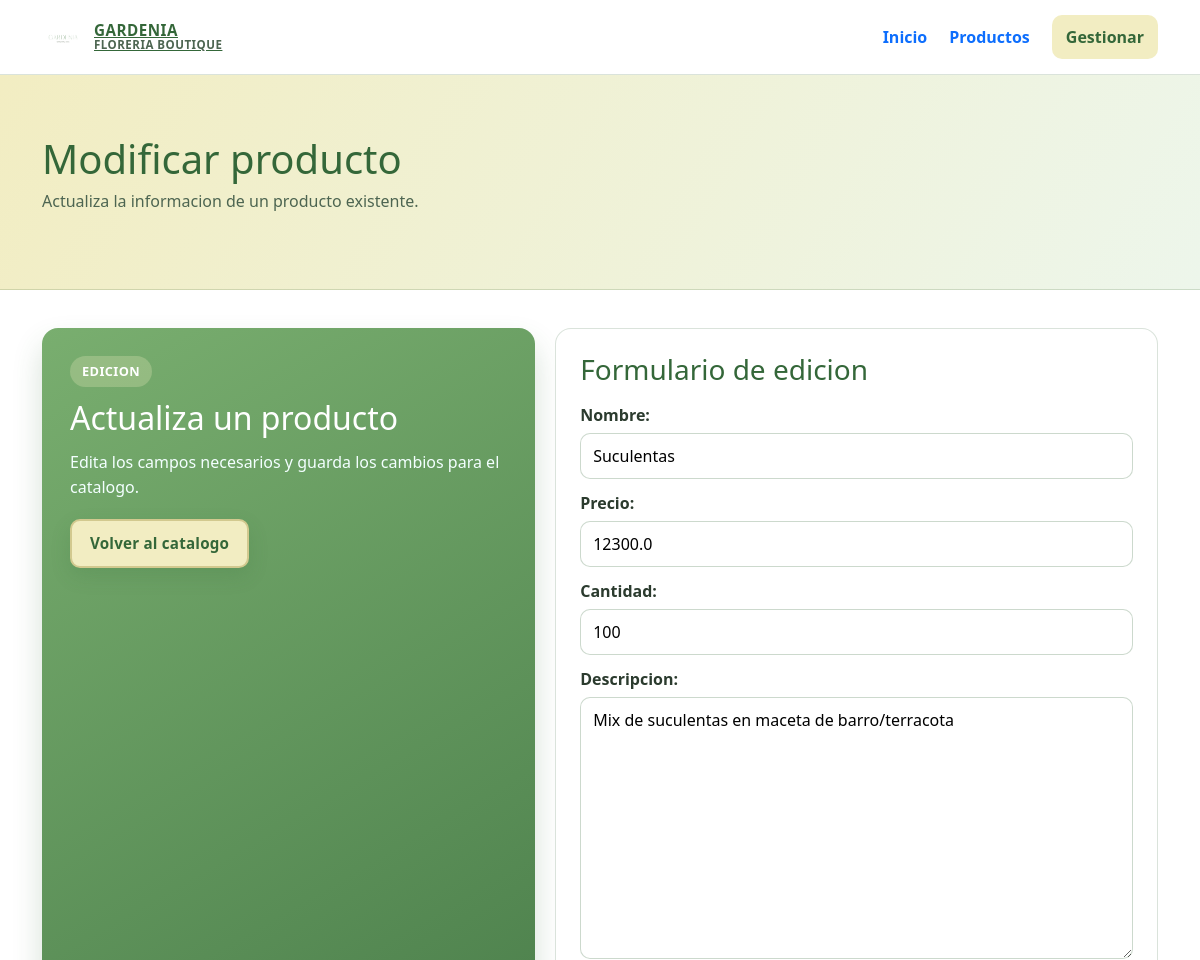
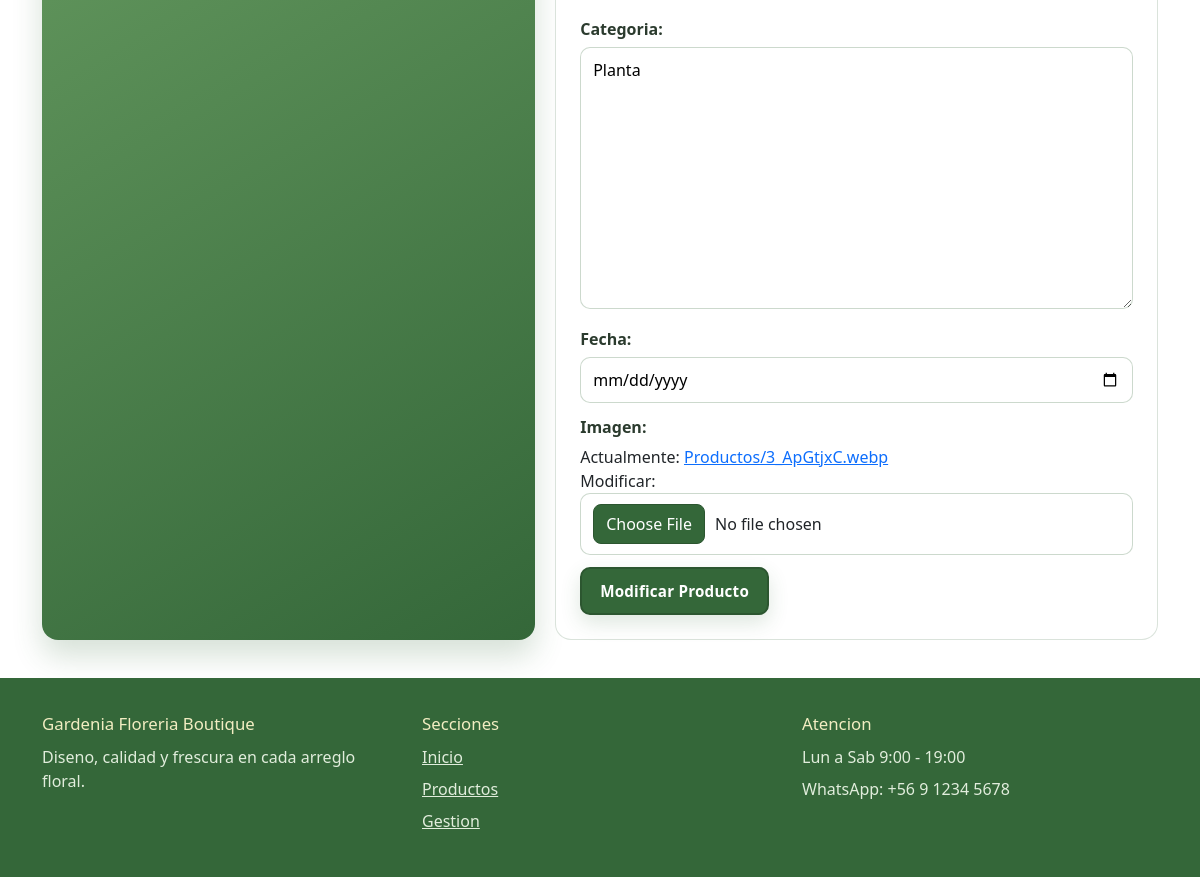
Screenshot of /ModificarProducto/20 with the database file from the repository (2 pictures, top to bottom).
### Api/models.py (models this page shows, shortened)
class Producto(models.Model):
    Codigo=models.AutoField(primary_key=True)
    Nombre=models.CharField(max_length=20)
    Precio=models.FloatField()
    Cantidad=models.IntegerField()
    Descripcion=models.TextField(max_length=50)
    Categoria= models.TextField(max_length=20)
    Fecha=models.DateField()
    Imagen= models.ImageField(upload_to='Productos',null=True)

### Api/views.py (the view, shortened to what this page needs)
# urls.py: path('ModificarProducto/<Codigo>', ModificarProductos, name='Modificar'),
def ModificarProductos(request,Codigo):
    buscar=get_object_or_404(Producto, Codigo=Codigo)
    data={
        'Formulario': FormularioProductos(instance=buscar)
    }
    return render(request, 'Pages/ModificarProducto.html', data)

### Api/forms.py
class FormularioProductos(forms.ModelForm):
    class Meta:
        model = Producto
        fields = '__all__'
        widgets = {
            'Fecha': forms.DateInput(attrs={'type': 'date'}),
        }

### Api/Templates/Pages/ModificarProducto.html (shortened to what this page needs)
{% extends 'Base.html' %}
{% load static %}
{% block Intermedio %}
<section class="hero-secondary form-hero">
    <div class="container app-shell">
        <h1>Modificar producto</h1>
        <p>Actualiza la informacion de un producto existente.</p>
    </div>
</section>
{% endblock %}
{% block cuerpo %}
<div class="form-layout">
    <aside class="form-aside">
        <span class="label-soft">Edicion</span>
        <h2>Actualiza un producto</h2>
        <p>Edita los campos necesarios y guarda los cambios para el catalogo.</p>
        <a href="{% url 'Productos' %}" class="btn-light">Volver al catalogo</a>
    </aside>
    <form class="panel-form" action="" method="post" enctype="multipart/form-data">
        <h3>Formulario de edicion</h3>
        {{Formulario}}
        <input type="submit" value="Modificar Producto" class="btnr">
    </form>
</div>
{% endblock %}

### Api/static/css/style.css (style rules this page uses)
* { margin: 0; padding: 0; box-sizing: border-box; }
:root { --verde-oscuro: #346739; --verde-medio: #79AE6F; --verde-claro: #9FCB98; --crema: #F2EDC2; --blanco: #ffffff; --texto-principal: #2b3b2e; --texto-secundario: #4d6551; }
body { font-family: "Segoe UI", Tahoma, Geneva, Verdana, sans-serif; color: var(--texto-principal); background: #f7f7f2; min-height: 100vh; display: flex; flex-direction: column; }
a { text-decoration: none; color: inherit; }
.app-shell { max-width: 1180px; }
.label-soft { display: inline-block; border-radius: 999px; padding: 6px 12px; font-size: 0.8rem; font-weight: 700; letter-spacing: 0.4px; text-transform: uppercase; background: rgba(242, 237, 194, 0.25); color: var(--blanco); }
.hero-secondary { padding: 60px 0; }
.form-hero { background: linear-gradient(120deg, #f2edc2, #edf6eb); border-bottom: 1px solid rgba(52, 103, 57, 0.18); }
.hero-secondary h1 { color: var(--verde-oscuro); margin-bottom: 6px; }
.hero-secondary p { color: var(--texto-secundario); }
.form-layout { display: grid; grid-template-columns: 0.9fr 1.1fr; gap: 20px; }
.form-aside { background: linear-gradient(150deg, var(--verde-medio), var(--verde-oscuro)); border-radius: 16px; padding: 28px; color: var(--blanco); box-shadow: 0 16px 30px rgba(52, 103, 57, 0.2); }
.form-aside h2 { margin: 12px 0; }
.form-aside p { color: #f3ffff; line-height: 1.6; margin-bottom: 18px; }
.panel-form { background: var(--blanco); border: 1px solid rgba(52, 103, 57, 0.18); border-radius: 16px; padding: 24px; }
.panel-form h3 { color: var(--verde-oscuro); margin-bottom: 16px; }
.panel-form label { font-weight: 600; color: var(--texto-principal); margin-bottom: 6px; display: block; }
.panel-form input:not([type="submit"]):not([type="button"]):not([type="reset"]), .panel-form select, .panel-form textarea { width: 100%; border: 1px solid rgba(52, 103, 57, 0.25); border-radius: 10px; padding: 10px 12px; margin-bottom: 12px; background: #fff; }
.panel-form textarea { min-height: 95px; resize: vertical; }
.btn-main, .btn-light, .btn-danger-soft, .btnr { display: inline-flex; align-items: center; justify-content: center; border-radius: 10px; border: none; padding: 11px 18px; font-weight: 700; font-size: 0.95rem; letter-spacing: 0.2px; border: 2px solid transparent; text-decoration: none !important; box-shadow: 0 8px 20px rgba(52, 103, 57, 0.16); transition: 0.25s ease; }
.btn-main, .btnr { background: var(--verde-oscuro); color: var(--blanco); border-color: #2c5630; }
.btn-light { background: var(--crema); color: var(--verde-oscuro); border-color: #d2c98f; }

### rows the page displays
Producto: Nombre "Suculentas", Precio "12300.0", Cantidad "100", Descripcion "Mix de suculentas en maceta de barro/terracota", Categoria "Planta"
